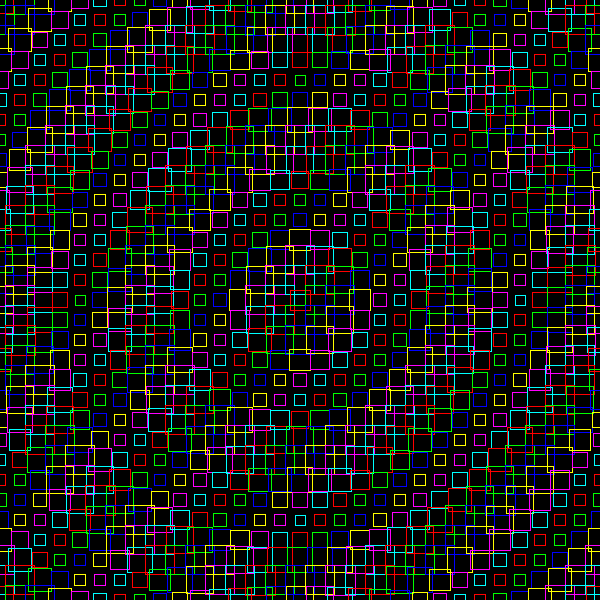
Frame 1 (no input)
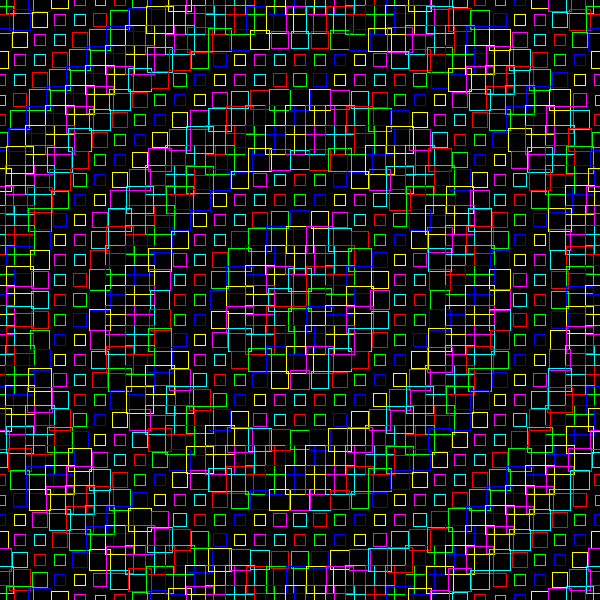
Frame 60 (the mouse pressed at the canvas centre just before this capture)
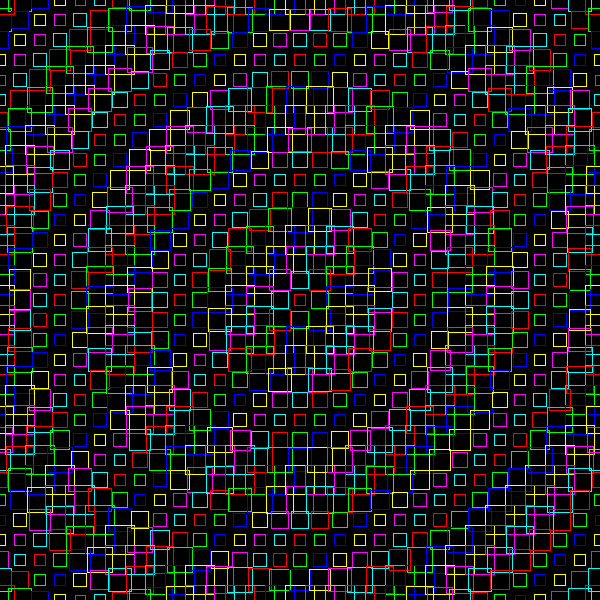
Frame 120 (the mouse held since frame 60 and released just before this capture)

The Processing sketch that drew these frames (run headless with seeded random() and noise(); from frame 60 on, the mouse is pressed at the canvas centre):

// Processing sketch: squareVibe
// ── squareVibe.pde
int cols, rows;
float spacing = 20;
float time = 0;
float speed = 0.02;
color[] colors;
float x, y, d, offset;

void setup() {
  size(600, 600);
  cols = (width / int(spacing)) + 1;
  rows = (height / int(spacing)) + 1;
  colors = new color[]{#FF0000, #00FF00, #0000FF, #FFFF00, #FF00FF, #00FFFF};
  noFill();
  rectMode(CENTER);
  background(0);
}

void draw() {
  speed = 0.2;
  background(0);
  strokeWeight(1.0);
  translate(width / 2, height / 2);
  for (int i = 0; i < cols; i++) {
    for (int j = 0; j < rows; j++) {
      x = (i - cols / 2) * spacing;
      y = (j - rows / 2) * spacing;
      d = dist(x, y, 0, 0) * 0.05;
      offset = sin(time + d) * spacing * 0.5;
      stroke(255);
      stroke(colors[(i + j) % colors.length]);
      rect(x, y, spacing + offset, spacing + offset);
    }
  }
  time += speed;
}
